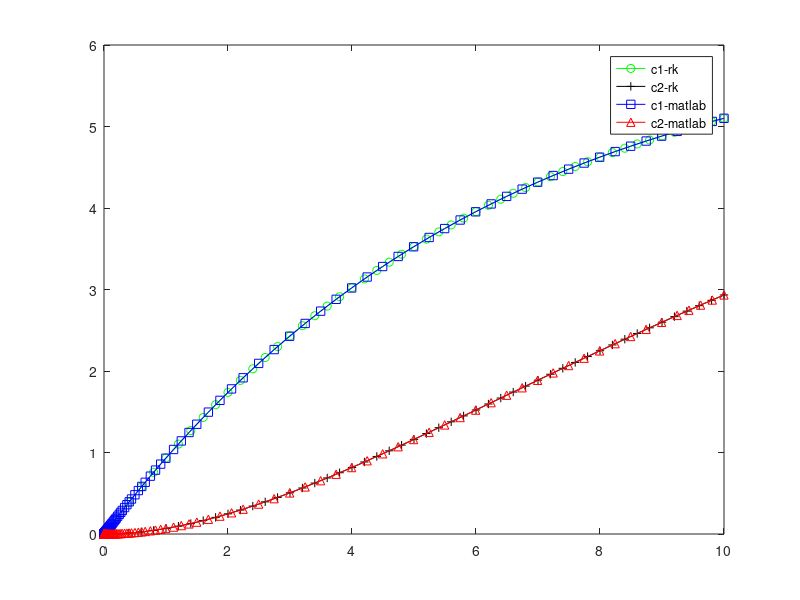

The MATLAB script that drew this image:
% chemical reactor example
function reactor_ode_system_example
f=@reactor_func;
t = [0:0.2:10]; c0=[0; 0; 0; 0; 0];
[c] = runge_kutta(f,t,c0);
plot(t,c(1,:),'-go',t,c(2,:),'-k+');
hold on;
[t, c] = ode45(f,[0 10],c0);
plot(t,c(:,1),'-bs',t,c(:,2),'-r^');
legend('c1-rk','c2-rk','c1-matlab','c2-matlab');
hold off;
return

function [dcdt] = reactor_func(t,c)
dcdt=zeros(5,1); k1=0.1;
dcdt(1)=-0.12*c(1)+0.02*c(3)+1-k1*c(1);
dcdt(2)=0.15*c(1)-0.15*c(2);
dcdt(3)=0.02*c(2)-0.225*c(3)+4;
dcdt(4)=0.1*c(3)-0.137*c(4)+0.025*c(3);
dcdt(5)=0.03*c(1)+0.01*c(2)-0.04*c(5);
return

function [y] = forward_euler(f,x,y0)
n=length(x); m=length(y0);
y=zeros(m,n);
y(:,1)=y0;
for i=1:n-1
    dx=x(i+1)-x(i);
    y(:,i+1)=y(:,i)+feval(f,x(i),y(:,i))*dx;
end
return

function [y] = heuns(f,x,y0)
n=length(x); m=length(y0);
y=zeros(m,n);
y(:,1)=y0;
for i=1:n-1
    dx=x(i+1)-x(i);
    ytemp=y(:,i)+feval(f,x(i),y(:,i))*dx;
    y(:,i+1)=y(:,i)+(feval(f,x(i),y(:,i))+feval(f,x(i+1),ytemp))*dx/2;
end
return

function [y] = mid_point(f,x,y0)
n=length(x); m=length(y0);
y=zeros(m,n);
y(:,1)=y0;
for i=1:n-1
    dx=x(i+1)-x(i);
    xtemp=(x(i+1)+x(i))/2;
    ytemp=y(:,i)+feval(f,x(i),y(:,i))*dx/2;
    y(:,i+1)=y(:,i)+feval(f,xtemp,ytemp)*dx;
end
return

function [y] = runge_kutta(f,x,y0)
n=length(x); m=length(y0);
y=zeros(m,n);
y(:,1)=y0;
for i=1:n-1
    dx=x(i+1)-x(i);
    k1=feval(f,x(i),y(:,i));
    k2=feval(f,x(i)+dx/2,y(:,i)+k1*dx/2);
    k3=feval(f,x(i)+dx/2,y(:,i)+k2*dx/2);
    k4=feval(f,x(i)+dx,y(:,i)+k3*dx);
    y(:,i+1)=y(:,i)+(k1+2*k2+2*k3+k4)*dx/6;
end
return
